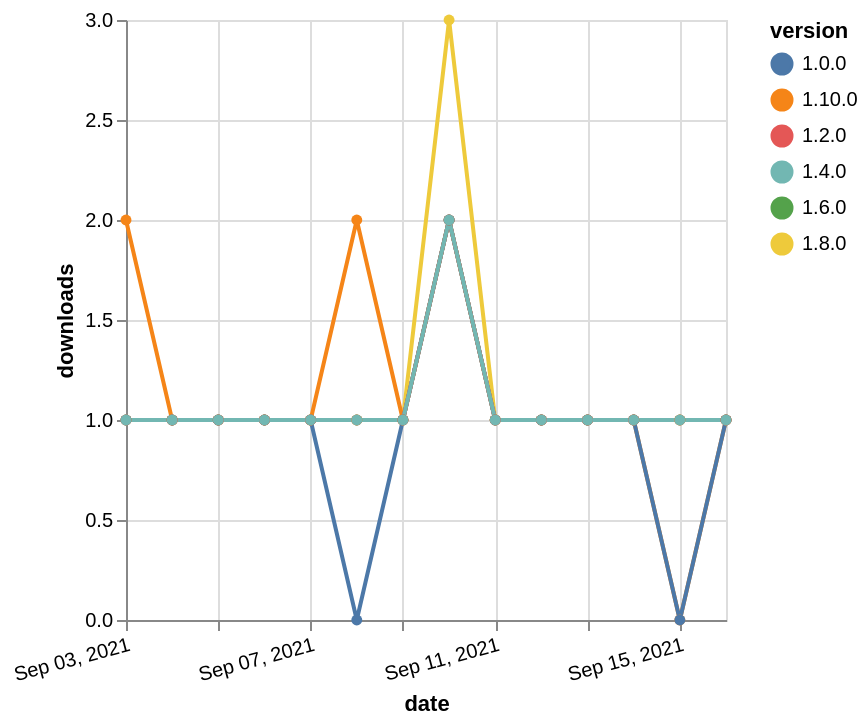

Write a Vega-Lite specification for this figure.
### Vega-Lite specification from a JSON file in a GitHub repository (floating-point values rounded to 4 significant figures)
{"$schema": "https://vega.github.io/schema/vega-lite/v5.json", "description": "A simple bar chart with embedded data.", "data": {"values": [{"date": "2021-09-03", "total": 167, "delta": 1, "version": "1.6.0"}, {"date": "2021-09-04", "total": 168, "delta": 1, "version": "1.6.0"}, {"date": "2021-09-05", "total": 169, "delta": 1, "version": "1.6.0"}, {"date": "2021-09-06", "total": 170, "delta": 1, "version": "1.6.0"}, {"date": "2021-09-07", "total": 171, "delta": 1, "version": "1.6.0"}, {"date": "2021-09-08", "total": 172, "delta": 1, "version": "1.6.0"}, {"date": "2021-09-09", "total": 173, "delta": 1, "version": "1.6.0"}, {"date": "2021-09-10", "total": 175, "delta": 2, "version": "1.6.0"}, {"date": "2021-09-11", "total": 176, "delta": 1, "version": "1.6.0"}, {"date": "2021-09-12", "total": 177, "delta": 1, "version": "1.6.0"}, {"date": "2021-09-13", "total": 178, "delta": 1, "version": "1.6.0"}, {"date": "2021-09-14", "total": 179, "delta": 1, "version": "1.6.0"}, {"date": "2021-09-15", "total": 180, "delta": 1, "version": "1.6.0"}, {"date": "2021-09-16", "total": 181, "delta": 1, "version": "1.6.0"}, {"date": "2021-09-03", "total": 196, "delta": 1, "version": "1.8.0"}, {"date": "2021-09-04", "total": 197, "delta": 1, "version": "1.8.0"}, {"date": "2021-09-05", "total": 198, "delta": 1, "version": "1.8.0"}, {"date": "2021-09-06", "total": 199, "delta": 1, "version": "1.8.0"}, {"date": "2021-09-07", "total": 200, "delta": 1, "version": "1.8.0"}, {"date": "2021-09-08", "total": 201, "delta": 1, "version": "1.8.0"}, {"date": "2021-09-09", "total": 202, "delta": 1, "version": "1.8.0"}, {"date": "2021-09-10", "total": 205, "delta": 3, "version": "1.8.0"}, {"date": "2021-09-11", "total": 206, "delta": 1, "version": "1.8.0"}, {"date": "2021-09-12", "total": 207, "delta": 1, "version": "1.8.0"}, {"date": "2021-09-13", "total": 208, "delta": 1, "version": "1.8.0"}, {"date": "2021-09-14", "total": 209, "delta": 1, "version": "1.8.0"}, {"date": "2021-09-15", "total": 210, "delta": 1, "version": "1.8.0"}, {"date": "2021-09-16", "total": 211, "delta": 1, "version": "1.8.0"}, {"date": "2021-09-03", "total": 126, "delta": 2, "version": "1.10.0"}, {"date": "2021-09-04", "total": 127, "delta": 1, "version": "1.10.0"}, {"date": "2021-09-05", "total": 128, "delta": 1, "version": "1.10.0"}, {"date": "2021-09-06", "total": 129, "delta": 1, "version": "1.10.0"}, {"date": "2021-09-07", "total": 130, "delta": 1, "version": "1.10.0"}, {"date": "2021-09-08", "total": 132, "delta": 2, "version": "1.10.0"}, {"date": "2021-09-09", "total": 133, "delta": 1, "version": "1.10.0"}, {"date": "2021-09-10", "total": 135, "delta": 2, "version": "1.10.0"}, {"date": "2021-09-11", "total": 136, "delta": 1, "version": "1.10.0"}, {"date": "2021-09-12", "total": 137, "delta": 1, "version": "1.10.0"}, {"date": "2021-09-13", "total": 138, "delta": 1, "version": "1.10.0"}, {"date": "2021-09-14", "total": 139, "delta": 1, "version": "1.10.0"}, {"date": "2021-09-15", "total": 139, "delta": 0, "version": "1.10.0"}, {"date": "2021-09-16", "total": 140, "delta": 1, "version": "1.10.0"}, {"date": "2021-09-03", "total": 253, "delta": 1, "version": "1.0.0"}, {"date": "2021-09-04", "total": 254, "delta": 1, "version": "1.0.0"}, {"date": "2021-09-05", "total": 255, "delta": 1, "version": "1.0.0"}, {"date": "2021-09-06", "total": 256, "delta": 1, "version": "1.0.0"}, {"date": "2021-09-07", "total": 257, "delta": 1, "version": "1.0.0"}, {"date": "2021-09-08", "total": 257, "delta": 0, "version": "1.0.0"}, {"date": "2021-09-09", "total": 258, "delta": 1, "version": "1.0.0"}, {"date": "2021-09-10", "total": 260, "delta": 2, "version": "1.0.0"}, {"date": "2021-09-11", "total": 261, "delta": 1, "version": "1.0.0"}, {"date": "2021-09-12", "total": 262, "delta": 1, "version": "1.0.0"}, {"date": "2021-09-13", "total": 263, "delta": 1, "version": "1.0.0"}, {"date": "2021-09-14", "total": 264, "delta": 1, "version": "1.0.0"}, {"date": "2021-09-15", "total": 264, "delta": 0, "version": "1.0.0"}, {"date": "2021-09-16", "total": 265, "delta": 1, "version": "1.0.0"}, {"date": "2021-09-03", "total": 201, "delta": 1, "version": "1.2.0"}, {"date": "2021-09-04", "total": 202, "delta": 1, "version": "1.2.0"}, {"date": "2021-09-05", "total": 203, "delta": 1, "version": "1.2.0"}, {"date": "2021-09-06", "total": 204, "delta": 1, "version": "1.2.0"}, {"date": "2021-09-07", "total": 205, "delta": 1, "version": "1.2.0"}, {"date": "2021-09-08", "total": 206, "delta": 1, "version": "1.2.0"}, {"date": "2021-09-09", "total": 207, "delta": 1, "version": "1.2.0"}, {"date": "2021-09-10", "total": 209, "delta": 2, "version": "1.2.0"}, {"date": "2021-09-11", "total": 210, "delta": 1, "version": "1.2.0"}, {"date": "2021-09-12", "total": 211, "delta": 1, "version": "1.2.0"}, {"date": "2021-09-13", "total": 212, "delta": 1, "version": "1.2.0"}, {"date": "2021-09-14", "total": 213, "delta": 1, "version": "1.2.0"}, {"date": "2021-09-15", "total": 214, "delta": 1, "version": "1.2.0"}, {"date": "2021-09-16", "total": 215, "delta": 1, "version": "1.2.0"}, {"date": "2021-09-03", "total": 189, "delta": 1, "version": "1.4.0"}, {"date": "2021-09-04", "total": 190, "delta": 1, "version": "1.4.0"}, {"date": "2021-09-05", "total": 191, "delta": 1, "version": "1.4.0"}, {"date": "2021-09-06", "total": 192, "delta": 1, "version": "1.4.0"}, {"date": "2021-09-07", "total": 193, "delta": 1, "version": "1.4.0"}, {"date": "2021-09-08", "total": 194, "delta": 1, "version": "1.4.0"}, {"date": "2021-09-09", "total": 195, "delta": 1, "version": "1.4.0"}, {"date": "2021-09-10", "total": 197, "delta": 2, "version": "1.4.0"}, {"date": "2021-09-11", "total": 198, "delta": 1, "version": "1.4.0"}, {"date": "2021-09-12", "total": 199, "delta": 1, "version": "1.4.0"}, {"date": "2021-09-13", "total": 200, "delta": 1, "version": "1.4.0"}, {"date": "2021-09-14", "total": 201, "delta": 1, "version": "1.4.0"}, {"date": "2021-09-15", "total": 202, "delta": 1, "version": "1.4.0"}, {"date": "2021-09-16", "total": 203, "delta": 1, "version": "1.4.0"}]}, "width": "container", "mark": {"type": "line", "point": {"filled": true}}, "encoding": {"x": {"field": "date", "type": "temporal", "timeUnit": "yearmonthdate", "title": "date", "axis": {"labelAngle": -15}}, "y": {"field": "delta", "type": "quantitative", "title": "downloads"}, "color": {"field": "version", "type": "nominal"}, "tooltip": {"field": "delta"}}}
